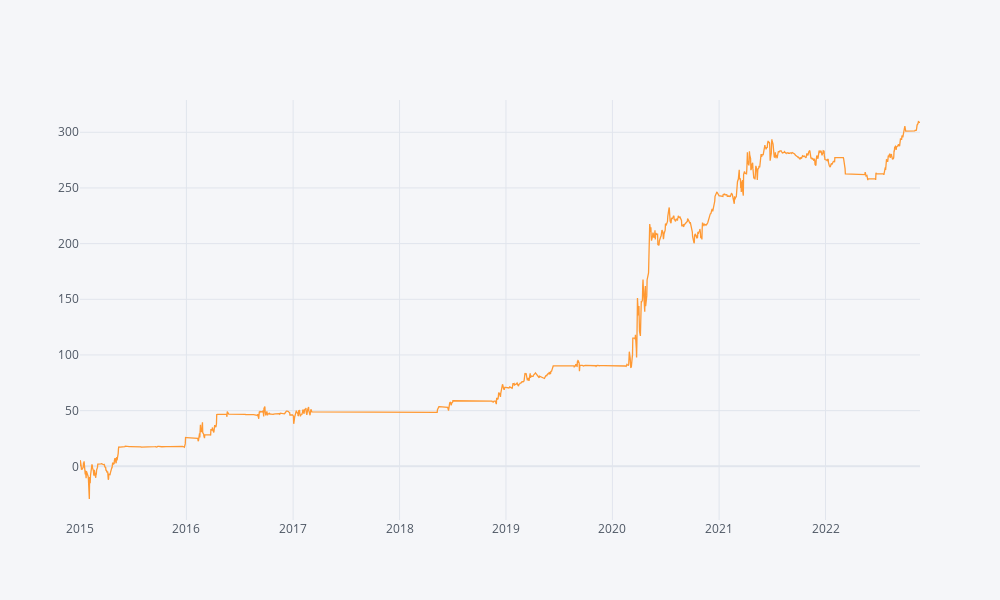

Notebook code for this chart:
### Code cell
total_pnl.cumsum().iplot()

### Figure 1 — Plotly figure (JSON) as saved in the notebook; plotly's stock layout.template omitted (floating-point values rounded to 4 significant figures; data arrays with more than 128 entries replaced by an {"elided": "..."} marker saying what was removed)
{"data": [{"line": {"color": "rgba(255, 153, 51, 1.0)", "dash": "solid", "shape": "linear", "width": 1.3}, "mode": "lines", "name": "None", "text": "", "type": "scatter", "x": {"elided": "2058 str values"}, "y": {"elided": "2058 float values"}}], "layout": {"height": 600, "legend": {"bgcolor": "#F5F6F9", "font": {"color": "#4D5663"}}, "paper_bgcolor": "#F5F6F9", "plot_bgcolor": "#F5F6F9", "title": {"font": {"color": "#4D5663"}}, "width": 1000, "xaxis": {"gridcolor": "#E1E5ED", "showgrid": true, "tickfont": {"color": "#4D5663"}, "title": {"font": {"color": "#4D5663"}, "text": ""}, "zerolinecolor": "#E1E5ED"}, "yaxis": {"gridcolor": "#E1E5ED", "showgrid": true, "tickfont": {"color": "#4D5663"}, "title": {"font": {"color": "#4D5663"}, "text": ""}, "zerolinecolor": "#E1E5ED"}}}
